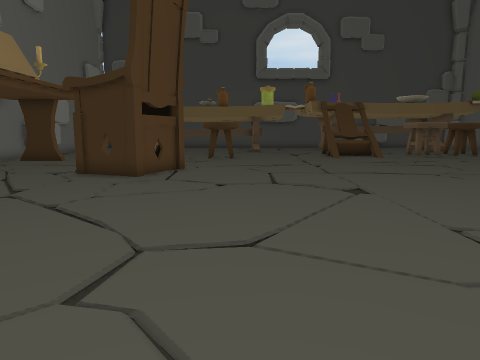
View 1 (above)

21 first-person views from a walk through a Unity game level. The camera is 1.4 m above the floor, tilts 8° down and sees 70° across. The floor is counted in squares, 1 m on a side. Each view is taken from the middle of a square. On the plan, view 1 faces up. The plan holds only what a view shows up to about 15 squares ahead; the rest is blank. The player character is not drawn.

View 2
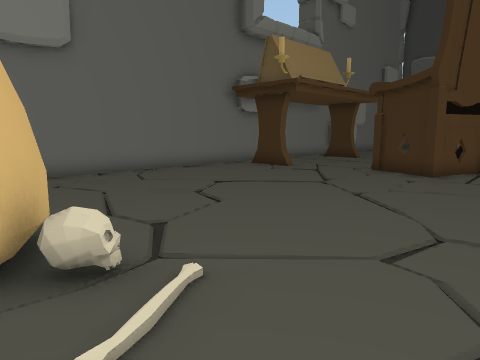

View 3
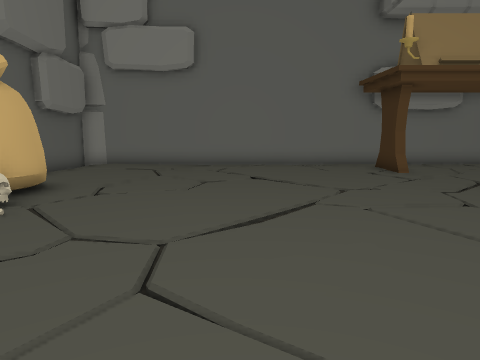

View 4
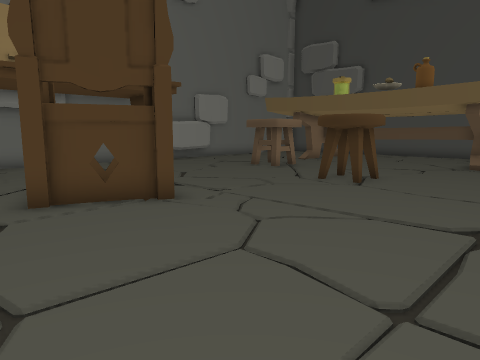

View 5
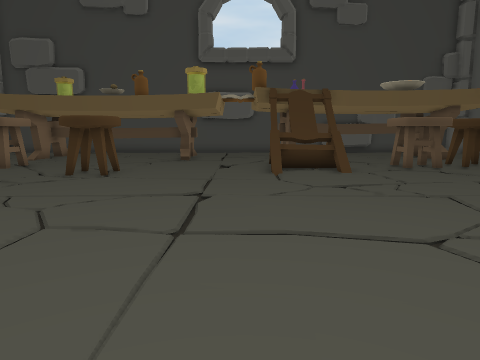

View 6
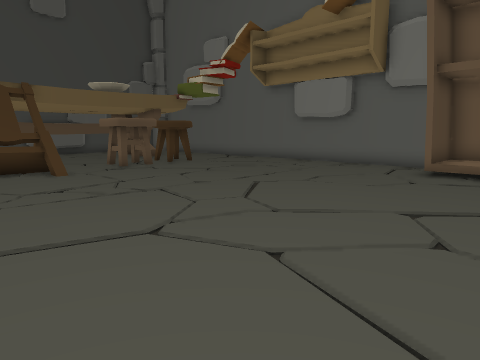

View 7
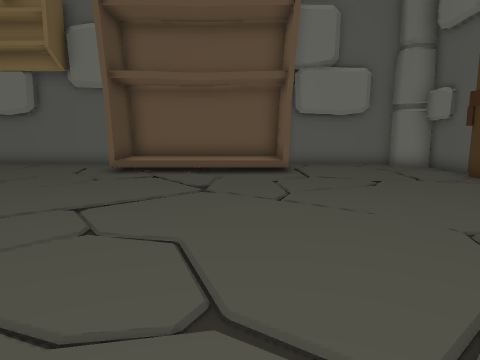

View 8
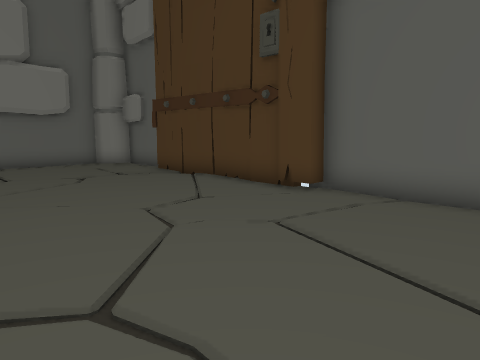

View 9
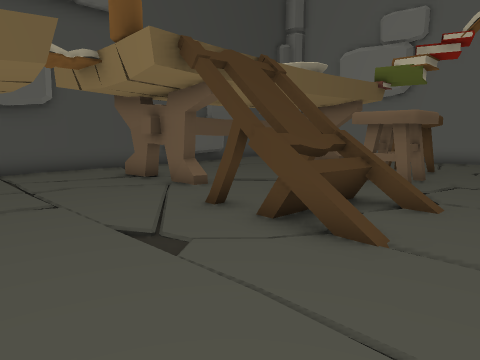

View 10
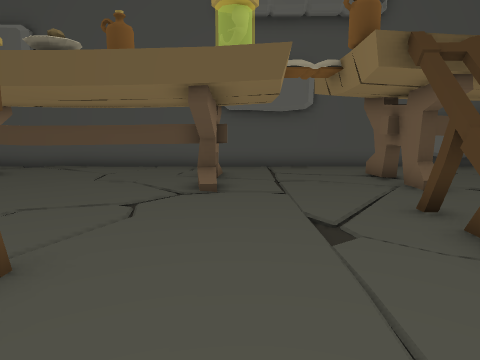

View 11
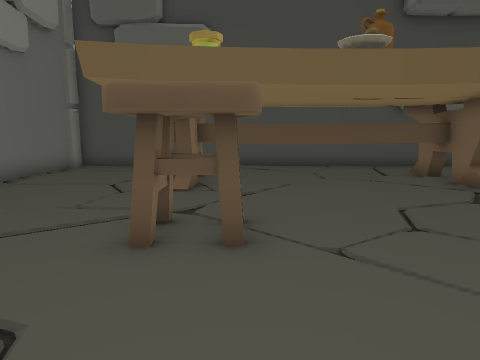

View 12
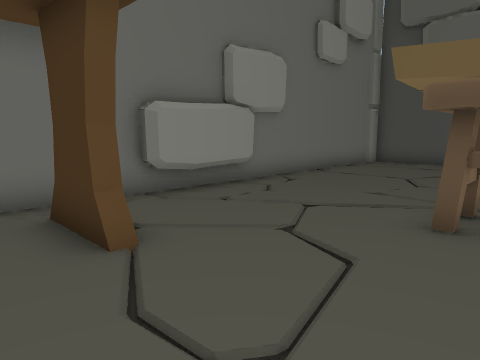

View 13
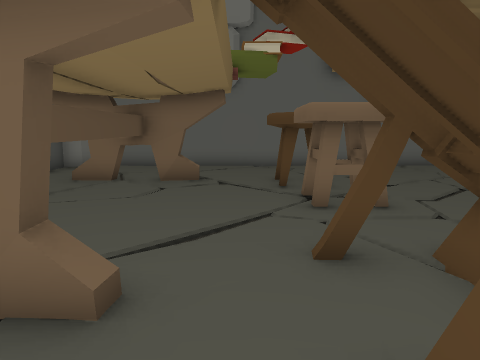

View 14
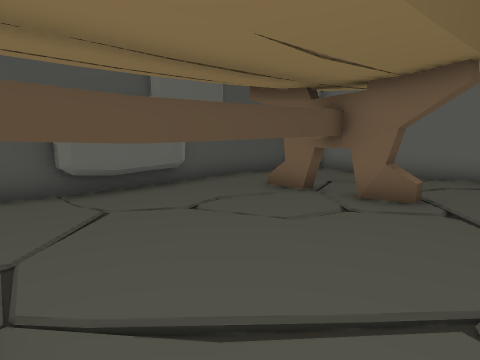

View 15
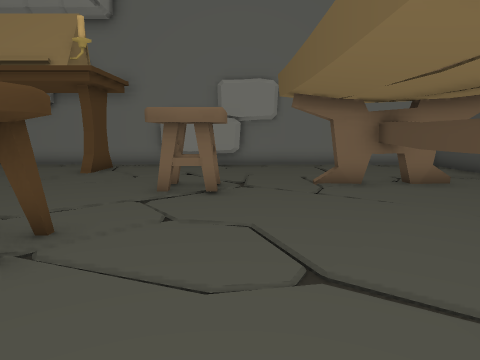

View 16
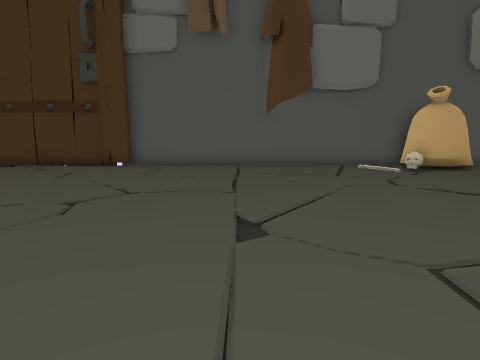

View 17
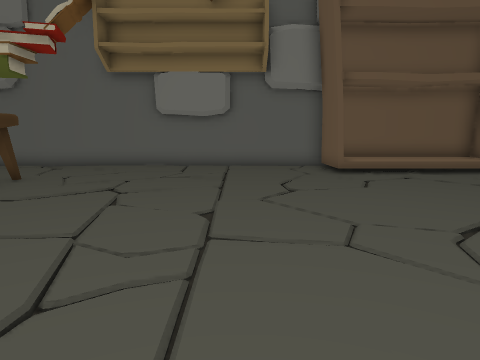

View 18
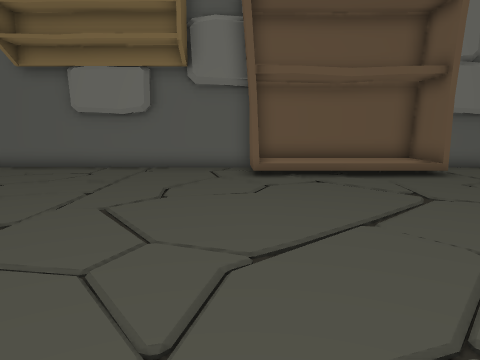

View 19
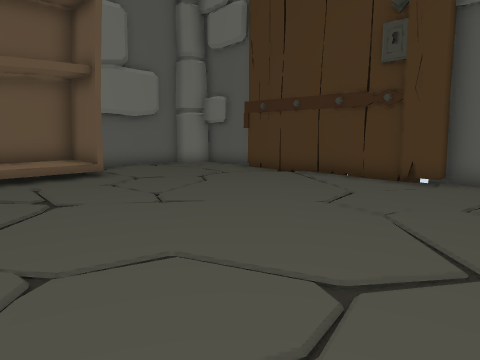

View 20
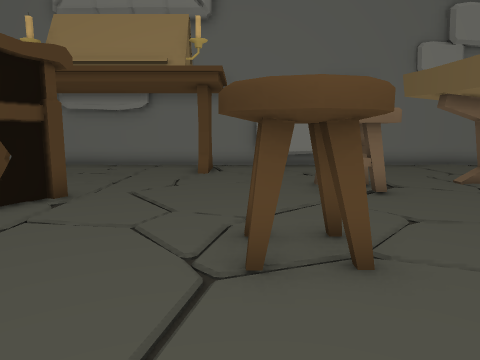

View 21
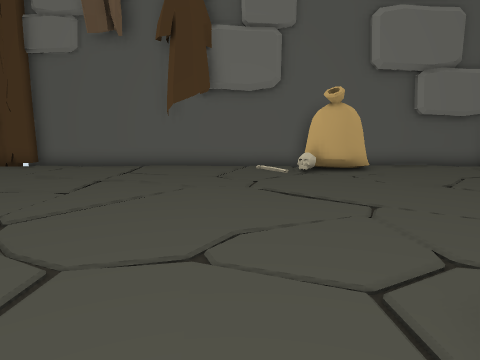

### Floor plan
Key: @ floor where view 1 was taken; # wall or solid block; x gap in a wall; . main floor; : floor 0.5 m higher than the main floor; / step, stairs or slope; = window, fence, low wall or low ledge; T thing the floor can be seen under or through; O other object.
Columns run from 12 left of view 1 to 19 right of it. Each row starts with its distance up from view 1.
 30 ###############################
 29 #.............................##
 28 #.... T...................=....#
 27 #....TT......#....##......T....#
 26 #....TTTTTTTTT....##TTTTTTT....#
 25 #.....T......T.....#......T....#
 24 #..................=...........#
 23 #..............................#
 22 ##....OO.........O..O.OOOOO....#
 21 ##....OO.........OOOO.OOOOO....#
 20 ##....OO...O......OOO.OOOO.....#
 19 ##........OOO..................#
 18 #.........OOO..................#
 17 #.OO...........................#
 16 #..............................#
 15 #..............................#
 14 #......OO......................#
 13 #......OOOO....................#
 12 #......O O.....................#
 11 #.OO....OO....................##
 10 #...........................###
  9 #.........................../:#
  8 #.........................../:#
  7 #.........................../:#
  6 #.........................../:#
  5 #.........................../:#
  4 #...........................x###
  3 #..............................#
  2 #..............................#
  1 #..............................#
  0 #.....OOOO/.@..................#
 -1 #......OO...........#OOO#O#O..##
 -2 #####################     #####

Positions as (right, up) in squares from view 1, and headings:
1: (0, 0), facing up
2: (0, -1), facing up-left
3: (3, 5), facing left
4: (4, 9), facing up-left
5: (4, 7), facing up
6: (4, 7), facing up-right
7: (4, 6), facing right
8: (3, 6), facing down-right
9: (1, 17), facing up-right
10: (2, 16), facing up
11: (-5, 16), facing up
12: (-5, 15), facing up-left
13: (4, 23), facing right
14: (7, 22), facing up-right
15: (3, 22), facing left
16: (3, 13), facing down
17: (4, 14), facing right
18: (5, 11), facing right
19: (5, 9), facing down-right
20: (3, 18), facing left
21: (-1, 13), facing down
